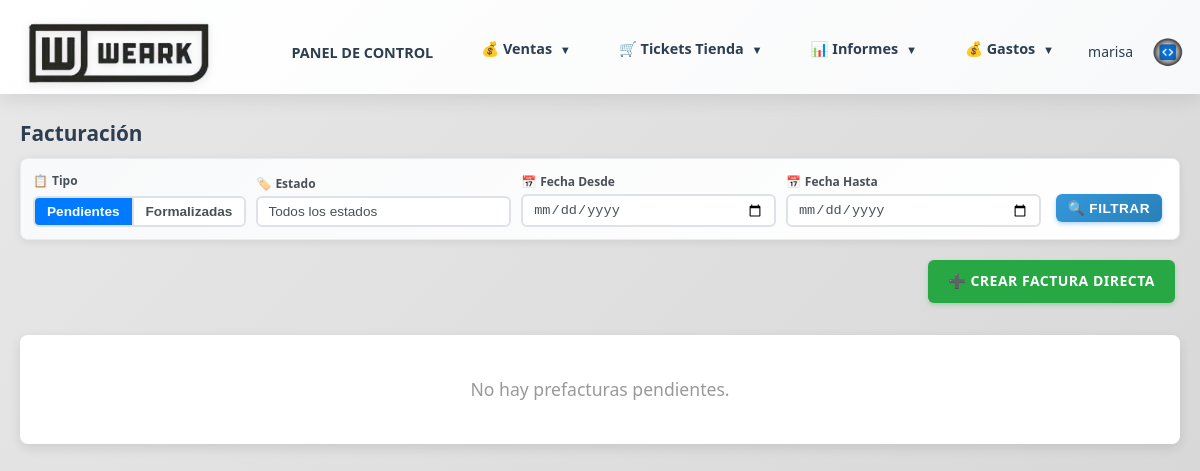
Page /facturacion (signed in) on the earlier database version.
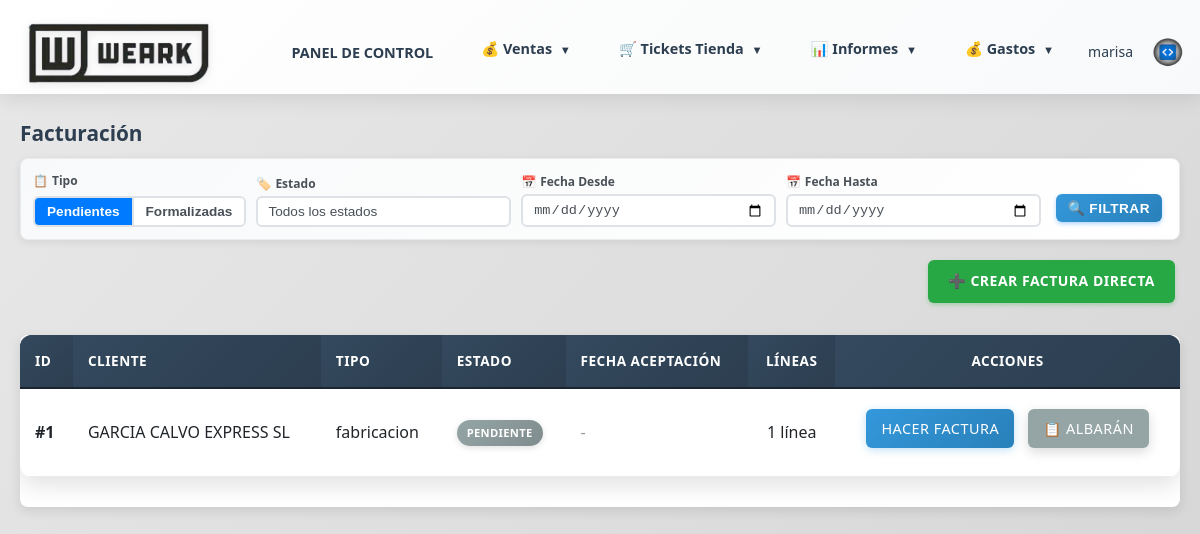
Same page on the later database version.
### models.py (models this page shows, shortened)
class Pedido(db.Model):
    __tablename__ = 'pedidos'
    id = db.Column(db.Integer, primary_key=True)
    comercial_id = db.Column(db.Integer, db.ForeignKey('comerciales.id'), nullable=False)
    cliente_id = db.Column(db.Integer, db.ForeignKey('clientes.id'), nullable=False)
    presupuesto_id = db.Column(db.Integer, db.ForeignKey('presupuestos.id'), nullable=True)  # Presupuesto del que proviene este pedido
    tipo_pedido = db.Column(db.String(50), nullable=False)  # fabricacion, no fabricacion, cliente web
    estado = db.Column(db.String(50), nullable=False, default='Pendiente')  # Pendiente, Diseño, En preparación, Todo listo, Enviado, Entregado al cliente
    forma_pago = db.Column(db.Text)
    seguimiento = db.Column(db.Text)
    imagen_diseno = db.Column(db.String(255))
    imagen_portada = db.Column(db.String(255))  # Imagen de portada (primera página)
    imagen_adicional_1 = db.Column(db.String(255))  # Imagen adicional 1 (segunda página)
    descripcion_imagen_1 = db.Column(db.Text)  # Descripción de imagen adicional 1
    imagen_adicional_2 = db.Column(db.String(255))  # Imagen adicional 2 (segunda página)
    descripcion_imagen_2 = db.Column(db.Text)  # Descripción de imagen adicional 2
    imagen_adicional_3 = db.Column(db.String(255))  # Imagen adicional 3 (segunda página)
    descripcion_imagen_3 = db.Column(db.Text)  # Descripción de imagen adicional 3
    imagen_adicional_4 = db.Column(db.String(255))  # Imagen adicional 4 (segunda página)
    descripcion_imagen_4 = db.Column(db.Text)  # Descripción de imagen adicional 4
    imagen_adicional_5 = db.Column(db.String(255))  # Imagen adicional 5 (segunda página)
    descripcion_imagen_5 = db.Column(db.Text)  # Descripción de imagen adicional 5
    fecha_aceptacion = db.Column(db.Date)
    fecha_objetivo = db.Column(db.Date)  # Fecha objetivo de entrega (calculada automáticamente: 20 días desde aceptación)
    fecha_entrega_trabajo = db.Column(db.Date)
    fecha_envio_taller = db.Column(db.Date)
    fecha_entrega_bordados = db.Column(db.Date)
    fecha_entrega_cliente = db.Column(db.Date)
    fecha_pendiente = db.Column(db.Date)  # Fecha cuando se marcó como Pendiente (usa fecha_creacion si no existe)
    fecha_diseno = db.Column(db.Date)  # Fecha cuando se marcó como Diseño
    fecha_todo_listo = db.Column(db.Date)  # Fecha cuando se marcó como Todo listo
    fecha_enviado = db.Column(db.Date)  # Fecha cuando se marcó como Enviado
    fecha_creacion = db.Column(db.DateTime, default=datetime.utcnow)
    lineas = db.relationship('LineaPedido', backref='pedido', lazy=True, cascade='all, delete-orphan')
    presupuesto = db.relationship('Presupuesto', backref='pedidos', lazy=True)

class Cliente(db.Model, UserMixin):
    __tablename__ = 'clientes'
    id = db.Column(db.Integer, primary_key=True)
    nombre = db.Column(db.String(200), nullable=False)
    alias = db.Column(db.String(200))  # Alias o nombre alternativo
    nif = db.Column(db.String(20))  # NIF/CIF del cliente
    direccion = db.Column(db.Text)
    poblacion = db.Column(db.String(100))  # Población
    provincia = db.Column(db.String(100))  # Provincia
    codigo_postal = db.Column(db.String(10))  # Código Postal
    pais = db.Column(db.String(100), default='España')  # País
    telefono = db.Column(db.String(50))  # Teléfono fijo
    movil = db.Column(db.String(50))  # Teléfono móvil
    email = db.Column(db.String(100))
    categoria = db.Column(db.String(50))  # Categoría: hosteleria, clinica, colegio, emerita, carnaval, transporte, varios
    personas_contacto = db.Column(db.Text)  # Personas de contacto
    anotaciones = db.Column(db.Text)  # Anotaciones adicionales
    usuario_web = db.Column(db.String(80), unique=True, nullable=True)  # Usuario para acceso web
    password_hash = db.Column(db.String(255), nullable=True)  # Contraseña hash
    fecha_creacion = db.Column(db.DateTime, default=datetime.utcnow)
    fecha_alta = db.Column(db.Date)  # Fecha de alta del cliente
    ultimo_acceso = db.Column(db.DateTime)
    comercial_id = db.Column(db.Integer, db.ForeignKey('comerciales.id'), nullable=True)
    comercial = db.relationship('Comercial', backref='clientes_asignados', lazy=True)
    pedidos = db.relationship('Pedido', backref='cliente', lazy=True)
    presupuestos = db.relationship('Presupuesto', backref='cliente', lazy=True)

### routes/facturacion.py (the view, shortened to what this page needs)
@facturacion_bp.route('/facturacion')
@login_required
def facturacion():
    tipo_vista = request.args.get('tipo_vista', 'pendientes')
    estado_filtro = request.args.get('estado', '')
    fecha_desde = request.args.get('fecha_desde', '')
    fecha_hasta = request.args.get('fecha_hasta', '')
    prefacturas = []
    facturas = []
    if tipo_vista == 'pendientes':
        pedidos_con_factura_ids = [f.pedido_id for f in Factura.query.with_entities(Factura.pedido_id).filter(Factura.pedido_id.isnot(None)).all()]
        query = Pedido.query
        if pedidos_con_factura_ids:
            query = query.filter(not_(Pedido.id.in_(pedidos_con_factura_ids)))
        if estado_filtro:
            query = query.filter(Pedido.estado == estado_filtro)
        if fecha_desde:
            try:
                fecha_desde_obj = datetime.strptime(fecha_desde, '%Y-%m-%d').date()
                query = query.filter(Pedido.fecha_creacion >= datetime.combine(fecha_desde_obj, datetime.min.time()))
            except ValueError:
                pass
        if fecha_hasta:
            try:
                fecha_hasta_obj = datetime.strptime(fecha_hasta, '%Y-%m-%d').date()
                query = query.filter(Pedido.fecha_creacion <= datetime.combine(fecha_hasta_obj, datetime.max.time()))
            except ValueError:
                pass
        prefacturas = query.order_by(Pedido.id.desc()).all()
        estados = db.session.query(Pedido.estado).distinct().all()
        estados_list = [estado[0] for estado in estados if estado[0]]
    return render_template('facturacion.html',
                         prefacturas=prefacturas,
                         facturas=facturas,
                         estados=estados_list,
                         tipo_vista=tipo_vista,
                         estado_filtro=estado_filtro,
                         fecha_desde=fecha_desde,
                         fecha_hasta=fecha_hasta)

### app.py (called while the page is built)
@login_manager.user_loader
def load_user(user_id):
    from models import Usuario, Cliente
    if user_id.startswith('cliente_'):
        cliente_id = int(user_id.replace('cliente_', ''))
        cliente = Cliente.query.get(cliente_id)
        if cliente and cliente.tiene_acceso_web():
            return cliente
        return None
    else:
        return Usuario.query.get(int(user_id))

### models.py (called while the page is built)
    def is_supervisor(self):
        return self.rol == 'supervisor'

### templates/facturacion.html (shortened to what the changed rows need)
{% extends "base.html" %}
{% block content %}
<h2 style="margin: 0 0 8px 0; padding-bottom: 0; font-size: 1.3rem;">Facturación</h2>
{% if tipo_vista == 'pendientes' %}
{% if prefacturas %}
<div class="table-container" style="background: white; border-radius: 8px; box-shadow: 0 4px 12px rgba(0,0,0,0.1); overflow: hidden; margin-bottom: 40px;">
    <table style="width: 100%; border-collapse: collapse;">
        <thead>
            <tr style="background: linear-gradient(135deg, #34495e 0%, #2c3e50 100%); border-bottom: 2px solid #1a252f;">
                <th style="padding: 15px; text-align: left; color: #ffffff; font-weight: 600;">ID</th>
                <th style="padding: 15px; text-align: left; color: #ffffff; font-weight: 600;">Cliente</th>
                <th style="padding: 15px; text-align: left; color: #ffffff; font-weight: 600;">Tipo</th>
                <th style="padding: 15px; text-align: left; color: #ffffff; font-weight: 600;">Estado</th>
                <th style="padding: 15px; text-align: left; color: #ffffff; font-weight: 600;">Fecha Aceptación</th>
                <th style="padding: 15px; text-align: center; color: #ffffff; font-weight: 600;">Líneas</th>
                <th style="padding: 15px; text-align: center; color: #ffffff; font-weight: 600;">Acciones</th>
            </tr>
        </thead>
        <tbody>
            {% for pedido in prefacturas %}
            <tr class="pedido-row" style="border-bottom: 1px solid #e9ecef; transition: all 0.3s ease;">
                <td style="padding: 15px; color: #212529; font-weight: 600;">#{{ pedido.id }}</td>
                <td style="padding: 15px; color: #212529; font-weight: 500;">
                    {{ pedido.cliente.nombre if pedido.cliente else 'N/A' }}
                </td>
                <td style="padding: 15px; color: #212529;">{{ pedido.tipo_pedido }}</td>
                <td style="padding: 15px;">
                    <span class="badge badge-estado-{{ pedido.estado.lower()|replace(' ', '-')|replace('ó', 'o')|replace('í', 'i')|replace('é', 'e') }}">
                        {{ pedido.estado }}
                    </span>
                </td>
                <td style="padding: 15px; color: #212529;">
                    {% if pedido.fecha_aceptacion %}
                        {{ pedido.fecha_aceptacion.strftime('%d/%m/%Y') }}
                    {% else %}
                        <span style="color: #999;">-</span>
                    {% endif %}
                </td>
                <td style="padding: 15px; text-align: center; color: #212529;">
                    {{ pedido.lineas|length }} línea{{ 's' if pedido.lineas|length != 1 else '' }}
                </td>
                <td style="padding: 15px; text-align: center;">
                    <a href="{{ url_for('facturacion.ver_factura', pedido_id=pedido.id) }}"
                       class="btn btn-info"
                       style="padding: 8px 15px; font-size: 0.9rem; text-decoration: none; display: inline-block; margin-right: 5px;">
                        Hacer Factura
                    </a>
                    <a href="{{ url_for('facturacion.descargar_pdf_albaran_pedido', pedido_id=pedido.id) }}"
                       class="btn btn-secondary"
                       style="padding: 8px 15px; font-size: 0.9rem; text-decoration: none; display: inline-block;"
                       target="_blank">
                        📋 Albarán
                    </a>
                </td>
            </tr>
            {% endfor %}
        </tbody>
    </table>
</div>
{% else %}
<div style="background: white; border-radius: 8px; padding: 40px; text-align: center; box-shadow: 0 4px 12px rgba(0,0,0,0.1); margin-bottom: 40px;">
    <p style="color: #999; font-size: 1.1rem; margin: 0;">No hay prefacturas pendientes.</p>
</div>
{% endif %}
{% endif %}
{% endblock %}

Differences in the rows shown:
now on this page (row edited): Pedido: id "1", cliente "GARCIA CALVO EXPRESS SL", tipo_pedido "fabricacion", estado "PENDIENTE", lineas|length "1"
Other differences:
text no longer shown: "No hay prefacturas pendientes."
text now shown: "ID CLIENTE TIPO ESTADO FECHA ACEPTACIÓN LÍNEAS ACCIONES"
